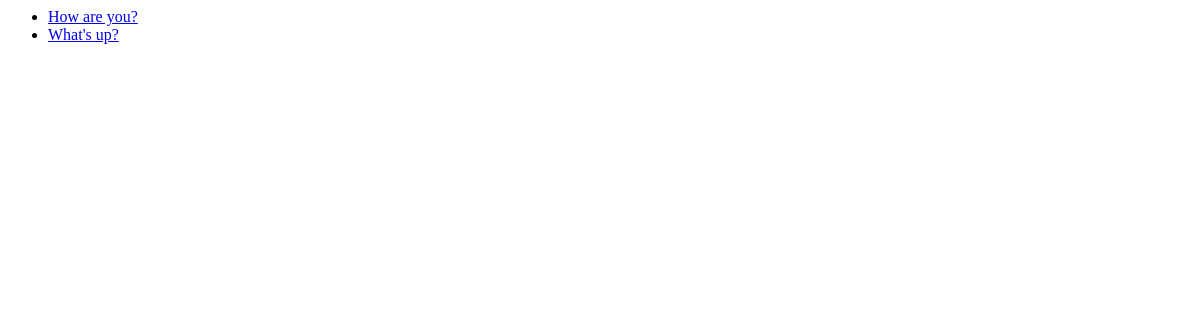
Before: / with the older database file.
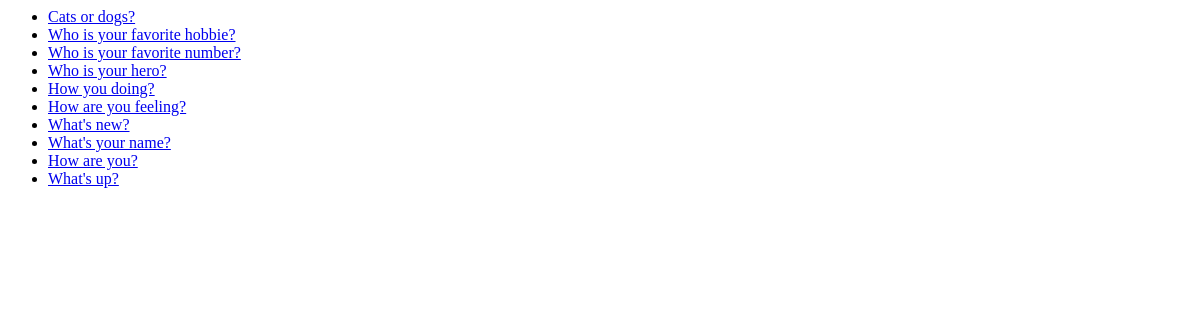
After: the same page with the newer database file.
### polls/models.py (models this page shows, shortened)
class Question(models.Model):
    question_text = models.CharField(max_length=200)
    pub_date = models.DateTimeField('date published')

### polls/views.py (the view)
# urls.py: path('', views.IndexView.as_view(), {'main_index': 'True'}, name='index'),
class IndexView(generic.ListView):
    template_name = 'polls/index.html'
    context_object_name = 'latest_question_list'
    main_index = None
    def get_queryset(self):
        self.main_index = self.kwargs.get('main_index', None)
        query = Question.objects.order_by('-pub_date')
        if self.main_index:
            return query
        return query[:5]

### polls/templates/polls/index.html
{% if latest_question_list %}
    <ul>
    {% for question in latest_question_list %}
        <li><a href="{% url 'polls:detail' question.id %}">{{ question.question_text }}</a></li>
    {% endfor %}
    </ul>
{% else %}
    <p>No polls are available.</p>
{% endif %}

Changed rows visible on the page:
added Question: question_text "Cats or dogs?"
added Question: question_text "Who is your favorite hobbie?"
added Question: question_text "Who is your favorite number?"
added Question: question_text "Who is your hero?"
added Question: question_text "How you doing?"
added Question: question_text "How are you feeling?"
added Question: question_text "What's new?"
added Question: question_text "What's your name?"
